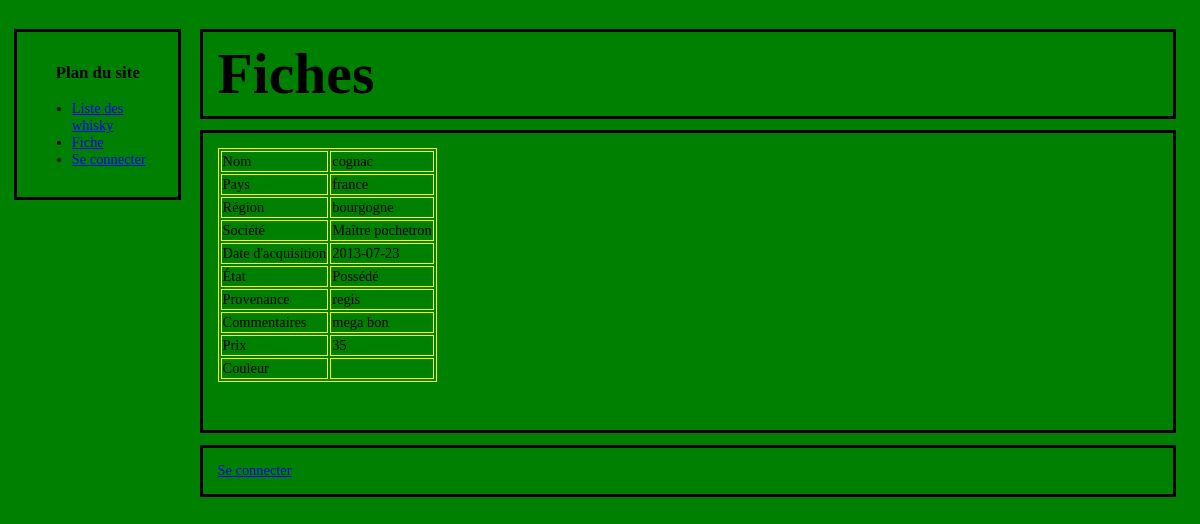
Screenshot of /fiche.php?fiche=3 with the database file from the repository.
### tables this page shows
CREATE TABLE IF NOT EXISTS `raph_categ` (
  `id` int(11) NOT NULL AUTO_INCREMENT,
  `catnom` varchar(255) NOT NULL,
  `fiche_priv` tinyint(1) NOT NULL,
  `fiche_pub` tinyint(1) NOT NULL,
  `liste_priv` tinyint(1) NOT NULL,
  `liste_pub` tinyint(1) NOT NULL,
  PRIMARY KEY (`id`)
);

CREATE TABLE IF NOT EXISTS `raph` (
  `id` int(11) NOT NULL AUTO_INCREMENT,
  `1` varchar(255) NOT NULL,
  `2` varchar(255) NOT NULL,
  `3` varchar(255) NOT NULL,
  `5` varchar(255) NOT NULL,
  `6` date NOT NULL,
  `7` varchar(255) NOT NULL,
  `8` varchar(255) NOT NULL,
  `9` varchar(255) NOT NULL,
  `10` float(11,0) NOT NULL,
  `24` varchar(255) NOT NULL,
  PRIMARY KEY (`id`)
);

### class/Categories.class.php (called while the page is built, shortened)
<?php
class Categories
{
	public function getCategories()
	{
		$sql ='SET NAMES UTF8';
		$sql ='SELECT * FROM whiskyonline.raph_categ ';
		$req = mysql_query($sql) or die('Erreur SQL !<br>'.$sql.'<br>'.mysql_error());
		while($data = mysql_fetch_assoc($req))
			{
				$liste_pub=$data['liste_pub'];
				$liste_priv=$data['liste_priv'];
				$fiche_pub=$data['fiche_pub'];
				$fiche_priv=$data['fiche_priv'];
				$catnom=$data['catnom'];
				$id=$data['id'];
				$catid[]=array($id, $catnom, $liste_pub, $liste_priv, $fiche_pub, $fiche_priv);
			}
		return $catid;
	}
}
?>

### fiche.php (the view, shortened to what this page needs)
<!DOCTYPE html PUBLIC "-//W3C//DTD XHTML 1.1//EN" "http://www.w3.org/TR/xhtml11/DTD/xhtml11.dtd">
<html xmlns="http://www.w3.org/1999/xhtml" xml:lang="fr" >
  <?php include("include/header.php"); ?>
	<body>
	<?php
		include("include/menu.php");
		include_once("class/Categories.class.php");
		echo '<div class="titre">';
		echo '<h1>Fiches</h1>';
		echo '</div>';
		echo '<div class="texte">';
		if (isset($_GET['fiche']))
		{
		 $fiche = $_GET['fiche'];
		 }
		echo '<div>';
		if (isset($fiche))
		{
			$instcat = new Categories();
			$catid = $instcat->getCategories();
			$sql='SELECT * FROM raph WHERE id = ' . $fiche;
			$req = mysql_query($sql) or die('Erreur SQL !<br>'.$sql.'<br>'.mysql_error());
			while($donnees = mysql_fetch_assoc($req))
			{
					echo '<table id="fiche">';
				if (isset($_SESSION['id']))
				{
					foreach ($catid as $item)
					{
						if ($item[5])
							echo '<tr><td>' . $item[1] . '</td><td>' . $donnees[$item[0]] . '</td></tr>';
					}
				}
				else
				{
					foreach ($catid as $item)
					{
						if ($item[4])
						  echo '<tr><td>' . $item[1] . '</td><td>' . $donnees[$item[0]] . '</td></tr>';
					}
				}
			}
			echo '            </table><br /><br />';
		}
		echo '</div>';
		echo '</div>';
	?>
	<?php include("include/pied.php"); ?>
	</body>
</html>

### style.css (style rules this page uses)
body { background-color: green; font-size: 0.9em; margin: 2em 1%; padding: 0; }
.texte { background-color: green; margin-bottom: 1em; }
.texte, .pied_de_page, .titre { width: 80%; border: 3px solid; padding: 1em; float: left; margin-top: 0em; margin-right: 1em; margin-left: 16%; margin-bottom: 1%; }
.titre { padding-top: 0; padding-bottom: 0; }
h1 { font-family: 'Stencil-Style-New'; font-size: 4em; padding-top: 1%; padding-bottom: 1%; margin-top: 0; margin-bottom: 0; }
tr { border-collapse: collapse; }
td,th { border: 1px solid black; }
#fiche, td,th { border: 1px solid yellow; }

### rows the page displays
raph_categ: catnom "Nom", id.1 "cognac"
raph_categ: catnom "Pays", id.2 "france"
raph_categ: catnom "Région", id.3 "bourgogne"
raph_categ: catnom "Société", id.5 "Maître pochetron"
raph_categ: catnom "Date d'acquisition", id.6 "2013-07-23"
raph_categ: catnom "État", id.7 "Possédé"
raph_categ: catnom "Provenance", id.8 "regis"
raph_categ: catnom "Commentaires", id.9 "mega bon"
raph_categ: catnom "Prix", id.10 "35"
raph_categ: catnom "Couleur"
